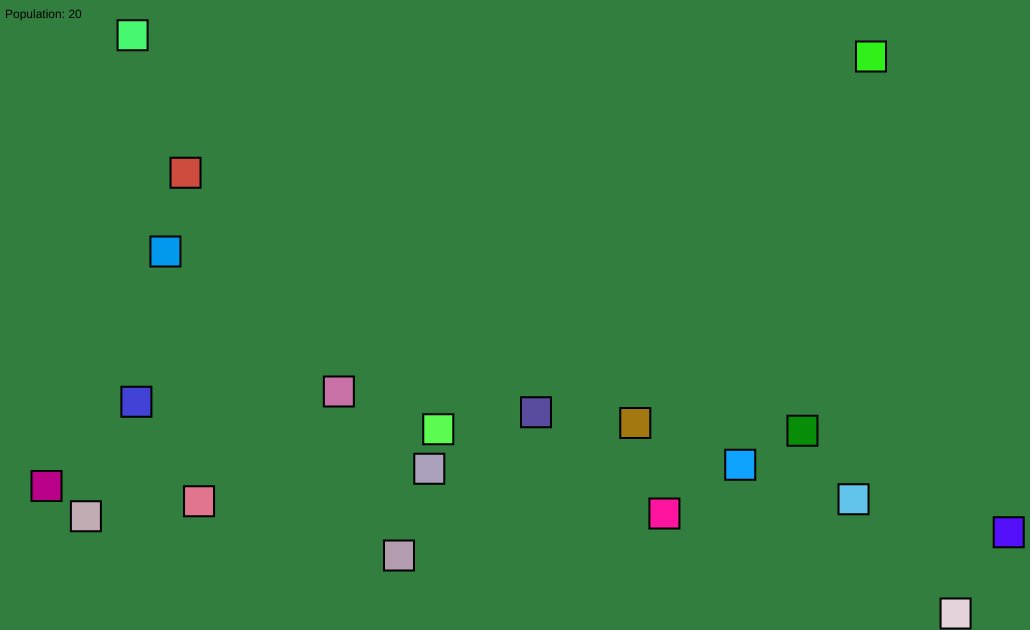
Frame 1 (no input)
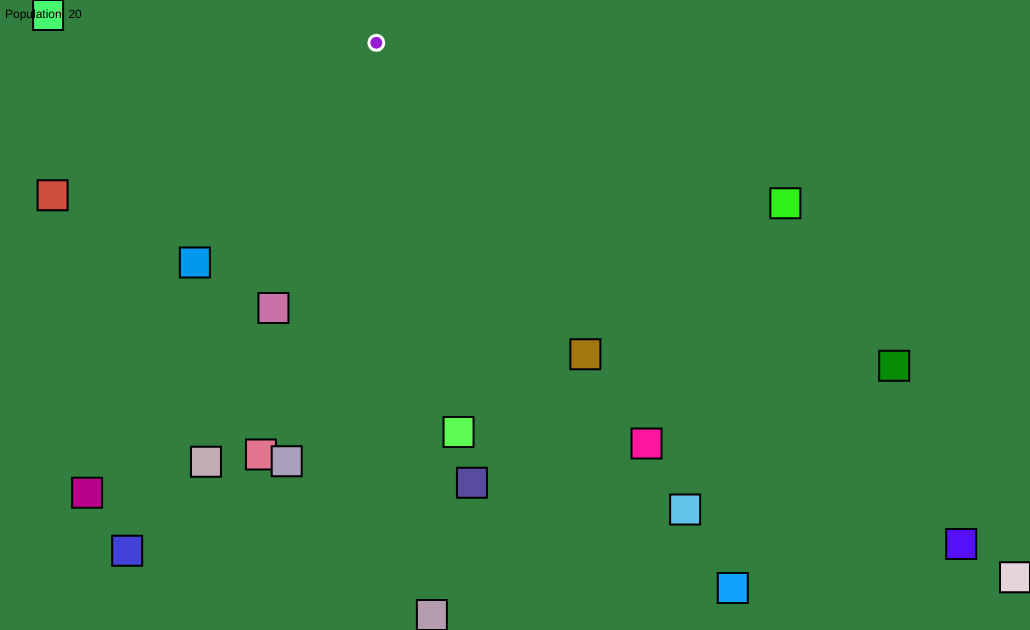
Frame 60 (no input)
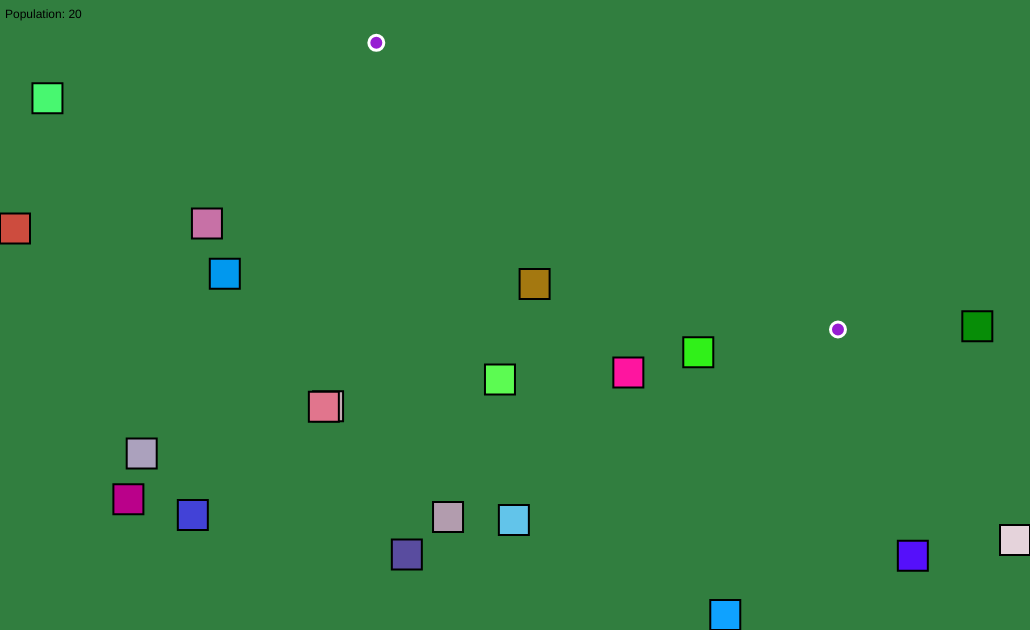
Frame 120 (the mouse pressed at the canvas centre since frame 60)

The p5.js sketch that drew these frames (run headless with seeded random() and noise() and a simulated clock; from frame 60 on, the mouse is pressed at the canvas centre):

// p5.js sketch
// ── sketch.js
const animals = [];
const foodItems = [];
const maxX = 1000;
const maxY = 600;

function setup() {
    createCanvas(maxX + 30, maxY + 30);
    for (let i = 0; i < 20; i++) {
        animals.push(new Animal());
    }
}

function draw() {
    background(49, 126, 63);
    frameRate(60);

    // Create food randomly
    if (!(keyIsPressed && key === "Shift") && random(0, 1) > 0.98) {
        const index = foodItems.length;
        foodItems.push(new Food(() => foodItems[index] = null));
    }

    let population = 0;
    for (const animal of animals) {
        if (animal == null || !animal.alive) continue;
        population++;
        if (!(keyIsPressed && key === "Shift")) { // Pause when holding shift
            animal.tick();
        }
        animal.render();
    }

    for (const food of foodItems) {
        if (food == null || !food.alive) continue;
        if (!(keyIsPressed && key === "Shift")) { // Pause when holding shift
            food.tick();
        }
        food.render();
    }

    text(`Population: ${population}`, 5, 18);

    if (frameCount % 1000 === 0) {
        summary();
    }
}

function summary() {
    let population = 0;

    sumOfGenes = animals
        .filter(animal => { // Only living animals
            if (animal.alive) {
                population++;
                return true;
            }
            return false;
        })
        .map(animal => animal.genes) // Get their genes
        .reduce((prev, curr) => { // And sum them
            for (const gene in curr) {
                if (typeof curr[gene] === "number") {
                    prev = {...prev, [gene]: (prev[gene] || 0) + curr[gene]}
                }
            }
            return prev;
        }, {});

    const averageGenes = {};
    for (const gene in sumOfGenes) {
        averageGenes[gene] = sumOfGenes[gene] / population;
    }

    console.log(`========== Frame ${frameCount} ==========`);
    console.log(`Population: ${population}`);
    console.log(`Average genes: ${JSON.stringify(averageGenes)}`);
}
// ── animal.js
/// <reference path="../lib/p5.global-mode.d.ts"/>
/// <reference path="../lib/p5.d.ts"/>

class Animal {

    // Genes
    // ---------------------------------
    // speed: number between 0.5 and 3, will be magnitude of velocity but also affects hunger
    // perseverance: number between 30 and 50, controls how often direction changes 
    // breedingWillingness: number between 0 and 1, controls breeding success and cooldown
    // maxTargetDistance: number between 200 and 500, controls how far it can look for food or mates
    // colour: p5.Color

    constructor(position, genes) {
        this.alive = true;

        this.age = 0;
        this.hunger = 0; // Die if reaches 100, food lowers
        this.breedingCooldown = 100; // Reset to 100 after breeding attempt, can only breed at 0, breedingWillingness gene reduces faster
        this.target = null;
        this.genes = genes || {
            speed: random(0.5, 3),
            perseverance: random(30, 50),
            breedingWillingness: random(0.5, 1),
            maxTargetDistance: random(200, 500),
            colour: color(random(0, 255), random(0, 255), random(0, 255))
        };
        this.position = position || createVector(random(0, maxX), random(0, maxY));
        this.velocity = p5.Vector.fromAngle(random(0, TWO_PI)).mult(this.genes.speed);
    }

    tick() {
        this.age++;

        // Look for targets (food and mates)
        if (!this.target) {
            this.findTarget();
        } else if (p5.Vector.dist(this.target.position, this.position) > this.genes.maxTargetDistance + 50) { // Remove target if too far away
            this.target = null;
        }

        // If touching target
        if (this.target && this.target.alive && p5.Vector.dist(this.target.position, this.position) < 20) {
            this.target.collideWith(this);
        }

        // Move
        if (this.target && this.target.alive) {
            const velocity = p5.Vector.sub(this.target.position, this.position);
            velocity.normalize();
            velocity.mult(this.genes.speed);
            this.position.add(velocity);
        } else {
            this.position.add(this.velocity);
        }

        // Edge detection
        let edgesTouching = 0; // More likely to change direction if touching edge
        if (this.position.x < 0) {
            this.position.x = 0;
            edgesTouching++;
        } else if (this.position.x > maxX) {
            this.position.x = maxX;
            edgesTouching++;
        }
        if (this.position.y < 0) {
            this.position.y = 0;
            edgesTouching++;
        } else if (this.position.y > maxY) {
            this.position.y = maxY;
            edgesTouching++;
        }

        // Change direction at random times based on perseverance gene
        if (randomGaussian(0, 14) + edgesTouching * 10 > this.genes.perseverance) {
            this.target = null;
            this.velocity = p5.Vector.fromAngle(random(0, TWO_PI)).mult(this.genes.speed);
        }

        // Decrease breeding cooldown
        if (random(0, 1) > 0.8) {
            this.breedingCooldown = max(0, this.breedingCooldown - this.genes.breedingWillingness);
        }

        // Increase hunger
        if (random(0, 1) > 0.98) {
            this.hunger += 0.4 + this.genes.speed;
        }
        if (this.hunger >= 100) {
            this.alive = false;
        }
    }

    findTarget() {
        if (this.hunger >= 30) {
            for (const food of foodItems) {
                if (food && food.alive) {
                    if (p5.Vector.dist(food.position, this.position) < this.genes.maxTargetDistance) {
                        this.target = food;
                    }
                }
            }
        } else if (this.breedingCooldown <= 0) {
            for (const animal of animals) {
                if (animal && animal !== this && animal.alive) {
                    if (p5.Vector.dist(animal.position, this.position) < this.genes.maxTargetDistance) {
                        this.target = animal;
                    }
                }
            }
        }
    }

    /**
     * Called on the receiver of a collision
     * @param {Animal} collider the animal that has targetted the receiver
     */
    collideWith(collider) {
        if (this.breedingCooldown > 0 && collider.breedingCooldown > 0) {
            // console.log("breed failed - cooldowns");
        }
        else if (this.genes.breedingWillingness + collider.genes.breedingWillingness > randomGaussian(1, 0.5)) {
            // console.log("breed success");
            collider.produceOffspringWith(this);
            this.hunger += random(30, 50);
            collider.hunger += random(30, 50);
            this.target = null;
            this.breedingCooldown = 100;
        }
        else {
            // console.log("breed failed - willingness");
        }
        collider.target = null;
        collider.breedingCooldown = 100;
    }

    produceOffspringWith(otherParent) {
        const genes = {};

        for (const gene in this.genes) {
            if (typeof this.genes[gene] === "number") {
                genes[gene] = lerp(this.genes[gene], otherParent.genes[gene], random(0, 1));
            } else if (this.genes[gene] instanceof p5.Color) {
                genes[gene] = lerpColor(this.genes[gene], otherParent.genes[gene], random(0, 1));
            } else {
                throw new Exception("Un-lerp-able type for gene");
            }
        }

        const offspring = new Animal(p5.Vector.lerp(this.position, otherParent.position, 0.5), genes);
        animals.push(offspring);
    }

    render() {
        push();

        translate(this.position);

        // Pulse if hungry
        if (this.hunger > 70) {
            scale(1 + 0.2 * sin(this.age * 0.2));
        }

        strokeWeight(2);
        if (this.target && this.target.alive) {
            stroke(200, 200, 0);
        } else {
            stroke(0);
        }
        fill(this.genes.colour);
        rect(0, 0, 30, 30);

        // Genes overlay on hover
        const mouseOffsetX = mouseX - this.position.x;
        const mouseOffsetY = mouseY - this.position.y;
        if (mouseOffsetX >= 0 && mouseOffsetX < 30 && mouseOffsetY >= 0 && mouseOffsetY < 30) {
            fill(0);
            noStroke();
            text(`Age: ${this.age}`, 35, 10);
            text(`Hunger: ${round(this.hunger)}`, 35, 22);
            text(`Breeding cooldown: ${round(this.breedingCooldown)}`, 35, 34);
            text(JSON.stringify(this.genes, (key, value) => {
                if (key === "colour") {
                    return value.toString();
                }
                if (typeof value === "number") {
                    return round(value * 1000) / 1000;
                }
                return value;
            }, "  "), 0, 43);
        }
        pop();

        push();
        if (this.target && this.target.alive && mouseOffsetX >= 0 && mouseOffsetX < 30 && mouseOffsetY >= 0 && mouseOffsetY < 30) {
            translate(this.target.position);
            noFill();
            stroke(200, 200, 0);
            ellipse(0, 0, 30, 30);
        }
        pop();
    }
}
// ── food.js
class Food {
    constructor() {
        this.alive = true;
        this.position = createVector(random(0, maxX), random(0, maxY));
    }

    collideWith(collider) {
        collider.hunger = max(0, collider.hunger - 50);
        this.alive = false;
    }
    
    tick() {

    }
    
    render() {
        push();
        translate(this.position);
        stroke(255);
        strokeWeight(3);
        fill(150, 29, 210);
        ellipse(0, 0, 15, 15);
        pop();
    }
}
